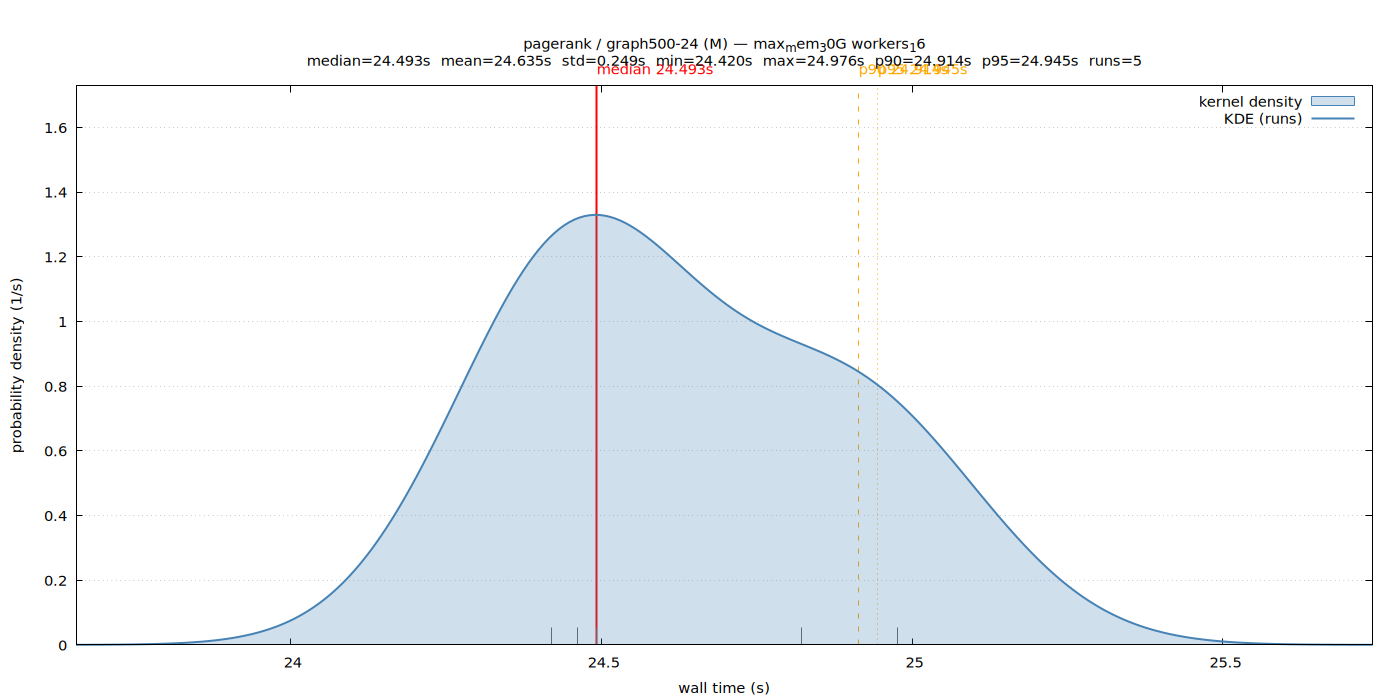

Here is the gnuplot script that generated this plot:
set terminal pngcairo size 1400,700 enhanced font 'Sans,11'
set output '/home/ubuntu/nvm/gfrs/pagerank/M/graph500-24/max_mem_30G_workers_16/wall_time.png'
set title "pagerank / graph500-24 (M) — max_mem_30G workers_16\nmedian=24.493s  mean=24.635s  std=0.249s  min=24.420s  max=24.976s  p90=24.914s  p95=24.945s  runs=5"
set xlabel 'wall time (s)'
set ylabel 'probability density (1/s)'
set tmargin 5
set yrange [0:1.72858]
set xrange [23.655410:25.740586]
set grid y
set key top right
set arrow from 24.492824,0 to 24.492824,1.72858 nohead lc rgb 'red' lw 2
set label 'median 24.493s' at 24.492824,1.72858 offset char 0,1 tc rgb 'red'
set arrow from 24.914355,0 to 24.914355,1.72858 nohead lc rgb 'orange' lw 1 dt 2
set label 'p90 24.914s' at 24.914355,1.72858 offset char 0,1 tc rgb 'orange'
set arrow from 24.945195,0 to 24.945195,1.72858 nohead lc rgb 'orange' lw 1 dt 3
set label 'p95 24.945s' at 24.945195,1.72858 offset char 0,1 tc rgb 'orange'
set arrow from 24.976034,0 to 24.976034,0.0531871 nohead lc rgb '#666666' lw 1
set arrow from 24.492824,0 to 24.492824,0.0531871 nohead lc rgb '#666666' lw 1
set arrow from 24.419961,0 to 24.419961,0.0531871 nohead lc rgb '#666666' lw 1
set arrow from 24.462021,0 to 24.462021,0.0531871 nohead lc rgb '#666666' lw 1
set arrow from 24.821835,0 to 24.821835,0.0531871 nohead lc rgb '#666666' lw 1
plot '/home/ubuntu/nvm/gfrs/pagerank/M/graph500-24/max_mem_30G_workers_16/wall_time.dat' using 1:2 with filledcurves y=0 lc rgb '#4682b4' fs transparent solid 0.25 title 'kernel density', \
     '/home/ubuntu/nvm/gfrs/pagerank/M/graph500-24/max_mem_30G_workers_16/wall_time.dat' using 1:2 with lines lw 2 lc rgb '#4682b4' title 'KDE (runs)'
